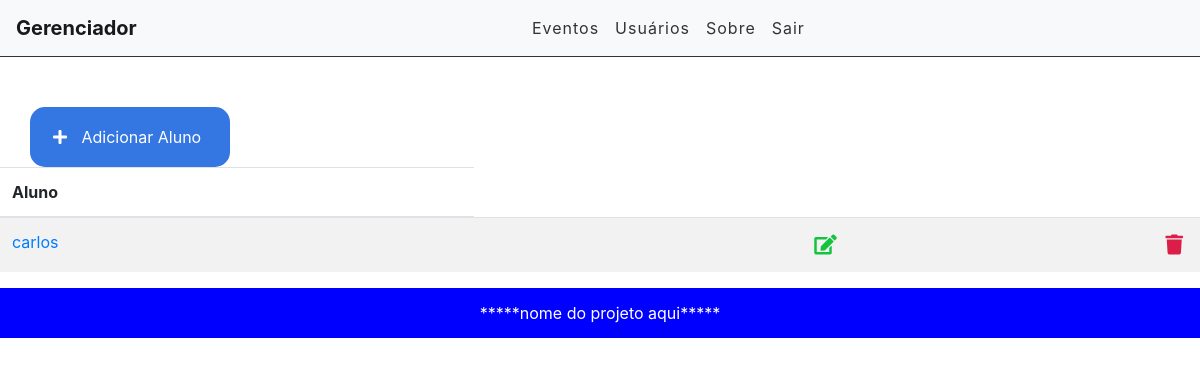
Before: / (signed in) with the older database file.
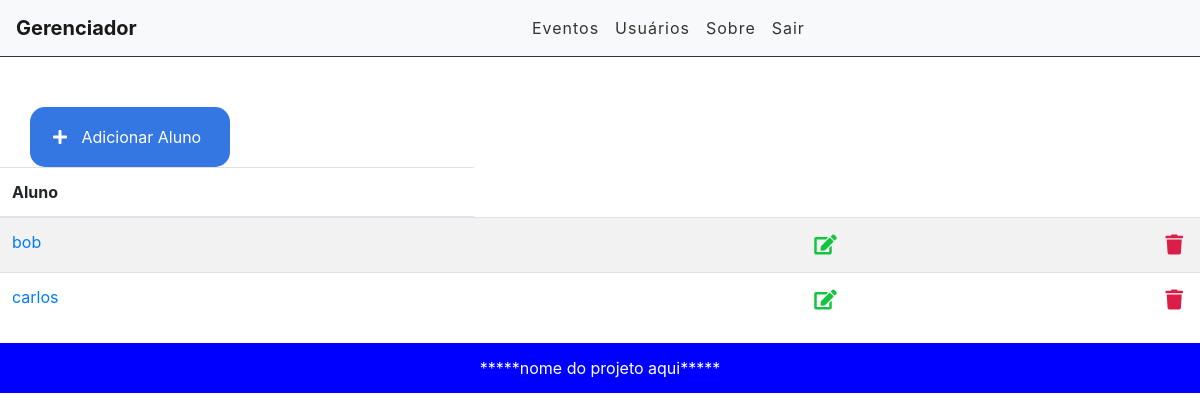
After: the same page with the newer database file.
### main/models.py (models this page shows, shortened)
class Aluno(models.Model):
    STATUS = (
        ('ativo','Ativo'),
        ('inativo', 'Inativo'),
    )
    nome = models.CharField(max_length=255)
    telefone = models.IntegerField()
    email = models.EmailField()
    data_nascimento = models.DateField(null=True)
    description = models.TextField()
    status = models.CharField(max_length=8, choices=STATUS)
    created_at = models.DateTimeField(auto_now_add=True) #boas praticas
    updated_at = models.DateTimeField(auto_now=True) #boas praticas
    user = models.ForeignKey(get_user_model(), on_delete=models.CASCADE)

### main/views.py (the view)
# urls.py: path('', views.alunoView, name='aluno-lista'),
@login_required
def alunoView(request):
    alunos_list = Aluno.objects.all().order_by('-created_at').filter(user=request.user)
    paginator = Paginator(alunos_list, 5)
    page = request.GET.get('page')
    tasks = paginator.get_page(page)
    return render(request, 'main/list.html', {'alunos':tasks})

### main/templates/main/list.html (shortened to what this page needs)
{% extends 'base.html' %}
{% block content %}
<a id="add-link" href="newaluno/">
  <div class="col-2 add-div">
      <i class="fas fa-plus"></i> Adicionar Aluno
  </div>
</a>
<table class="table table-striped">
  <thead>
    <tr>
      <th scope="col">Aluno</th>
    </tr>
  </thead>
  <tbody>
    {% for aluno in alunos %}
        <tr>
            <td><span><a href="/aluno/{{aluno.id}}">{{aluno.nome}}</a></span></td>
            <td><a href="edit/{{aluno.id}}"><span><i class="fas fa-edit"></i></span></td>
            <td><a href="delete/{{aluno.id}}" class="delete-btn"><span><i class="fas fa-trash"></i></span></a></td>
        </tr>
    {% endfor %}
  </tbody>
</table>
{% endblock %}

Changed rows visible on the page:
added Aluno: nome "bob"
